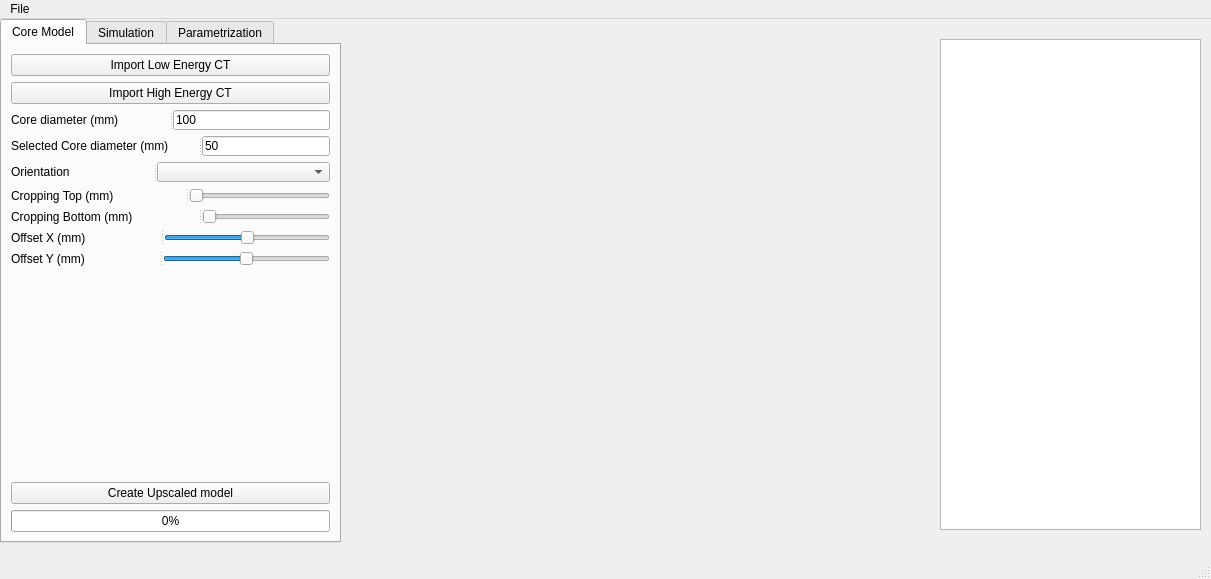
<?xml version="1.0" encoding="UTF-8"?>
<ui version="4.0">
 <class>MainWindow</class>
 <widget class="QMainWindow" name="MainWindow">
  <property name="geometry">
   <rect>
    <x>0</x>
    <y>0</y>
    <width>1211</width>
    <height>579</height>
   </rect>
  </property>
  <property name="windowTitle">
   <string>Julia</string>
  </property>
  <widget class="QWidget" name="centralwidget">
   <widget class="QTabWidget" name="tabWidget">
    <property name="geometry">
     <rect>
      <x>0</x>
      <y>0</y>
      <width>341</width>
      <height>524</height>
     </rect>
    </property>
    <property name="autoFillBackground">
     <bool>false</bool>
    </property>
    <property name="currentIndex">
     <number>0</number>
    </property>
    <widget class="QWidget" name="tab">
     <attribute name="title">
      <string>Core Model</string>
     </attribute>
     <layout class="QVBoxLayout" name="verticalLayout">
      <item>
       <widget class="QPushButton" name="pushButton_2">
        <property name="text">
         <string>Import Low Energy CT</string>
        </property>
       </widget>
      </item>
      <item>
       <widget class="QPushButton" name="pushButton">
        <property name="text">
         <string>Import High Energy CT</string>
        </property>
       </widget>
      </item>
      <item>
       <widget class="QSplitter" name="splitter">
        <property name="orientation">
         <enum>Qt::Horizontal</enum>
        </property>
        <widget class="QLabel" name="label">
         <property name="text">
          <string>Core diameter (mm)</string>
         </property>
        </widget>
        <widget class="QLineEdit" name="lineEdit">
         <property name="maximumSize">
          <size>
           <width>16777215</width>
           <height>20</height>
          </size>
         </property>
         <property name="text">
          <string>100</string>
         </property>
        </widget>
       </widget>
      </item>
      <item>
       <widget class="QSplitter" name="splitter_2">
        <property name="orientation">
         <enum>Qt::Horizontal</enum>
        </property>
        <widget class="QLabel" name="label_2">
         <property name="text">
          <string>Selected Core diameter (mm)</string>
         </property>
        </widget>
        <widget class="QLineEdit" name="lineEdit_2">
         <property name="maximumSize">
          <size>
           <width>16777215</width>
           <height>20</height>
          </size>
         </property>
         <property name="text">
          <string>50</string>
         </property>
        </widget>
       </widget>
      </item>
      <item>
       <widget class="QSplitter" name="splitter_7">
        <property name="orientation">
         <enum>Qt::Horizontal</enum>
        </property>
        <widget class="QLabel" name="label_8">
         <property name="text">
          <string>Orientation</string>
         </property>
        </widget>
        <widget class="QComboBox" name="comboBox">
         <property name="maximumSize">
          <size>
           <width>16777215</width>
           <height>20</height>
          </size>
         </property>
         <property name="editable">
          <bool>false</bool>
         </property>
        </widget>
       </widget>
      </item>
      <item>
       <widget class="QSplitter" name="splitter_3">
        <property name="orientation">
         <enum>Qt::Horizontal</enum>
        </property>
        <widget class="QLabel" name="label_4">
         <property name="text">
          <string>Cropping Top (mm)</string>
         </property>
        </widget>
        <widget class="QSlider" name="horizontalSlider">
         <property name="sizePolicy">
          <sizepolicy hsizetype="Expanding" vsizetype="Expanding">
           <horstretch>0</horstretch>
           <verstretch>0</verstretch>
          </sizepolicy>
         </property>
         <property name="minimumSize">
          <size>
           <width>0</width>
           <height>0</height>
          </size>
         </property>
         <property name="maximumSize">
          <size>
           <width>16777215</width>
           <height>20</height>
          </size>
         </property>
         <property name="maximum">
          <number>500</number>
         </property>
         <property name="orientation">
          <enum>Qt::Horizontal</enum>
         </property>
        </widget>
       </widget>
      </item>
      <item>
       <widget class="QSplitter" name="splitter_4">
        <property name="orientation">
         <enum>Qt::Horizontal</enum>
        </property>
        <widget class="QLabel" name="label_3">
         <property name="text">
          <string>Cropping Bottom (mm)</string>
         </property>
        </widget>
        <widget class="QSlider" name="horizontalSlider_2">
         <property name="sizePolicy">
          <sizepolicy hsizetype="Expanding" vsizetype="Fixed">
           <horstretch>0</horstretch>
           <verstretch>0</verstretch>
          </sizepolicy>
         </property>
         <property name="minimumSize">
          <size>
           <width>0</width>
           <height>0</height>
          </size>
         </property>
         <property name="maximumSize">
          <size>
           <width>16777215</width>
           <height>20</height>
          </size>
         </property>
         <property name="maximum">
          <number>500</number>
         </property>
         <property name="orientation">
          <enum>Qt::Horizontal</enum>
         </property>
        </widget>
       </widget>
      </item>
      <item>
       <widget class="QSplitter" name="splitter_5">
        <property name="orientation">
         <enum>Qt::Horizontal</enum>
        </property>
        <widget class="QLabel" name="label_5">
         <property name="text">
          <string>Offset X (mm)</string>
         </property>
        </widget>
        <widget class="QSlider" name="horizontalSlider_3">
         <property name="maximumSize">
          <size>
           <width>16777215</width>
           <height>20</height>
          </size>
         </property>
         <property name="minimum">
          <number>-50</number>
         </property>
         <property name="maximum">
          <number>50</number>
         </property>
         <property name="orientation">
          <enum>Qt::Horizontal</enum>
         </property>
        </widget>
       </widget>
      </item>
      <item>
       <widget class="QSplitter" name="splitter_6">
        <property name="orientation">
         <enum>Qt::Horizontal</enum>
        </property>
        <widget class="QLabel" name="label_6">
         <property name="text">
          <string>Offset Y (mm)</string>
         </property>
        </widget>
        <widget class="QSlider" name="horizontalSlider_4">
         <property name="maximumSize">
          <size>
           <width>16777215</width>
           <height>20</height>
          </size>
         </property>
         <property name="minimum">
          <number>-50</number>
         </property>
         <property name="maximum">
          <number>50</number>
         </property>
         <property name="orientation">
          <enum>Qt::Horizontal</enum>
         </property>
        </widget>
       </widget>
      </item>
      <item>
       <spacer name="verticalSpacer_2">
        <property name="orientation">
         <enum>Qt::Vertical</enum>
        </property>
        <property name="sizeHint" stdset="0">
         <size>
          <width>20</width>
          <height>40</height>
         </size>
        </property>
       </spacer>
      </item>
      <item>
       <widget class="QPushButton" name="pushButton_3">
        <property name="text">
         <string>Create Upscaled model</string>
        </property>
       </widget>
      </item>
      <item>
       <widget class="QProgressBar" name="progressBar">
        <property name="value">
         <number>0</number>
        </property>
       </widget>
      </item>
     </layout>
     <zorder>pushButton_2</zorder>
     <zorder>pushButton</zorder>
     <zorder>splitter</zorder>
     <zorder>splitter_2</zorder>
     <zorder>splitter_3</zorder>
     <zorder>splitter_4</zorder>
     <zorder>splitter_5</zorder>
     <zorder>splitter_6</zorder>
     <zorder>splitter_7</zorder>
     <zorder>progressBar</zorder>
     <zorder>pushButton_3</zorder>
     <zorder>verticalSpacer_2</zorder>
    </widget>
    <widget class="QWidget" name="tab_2">
     <attribute name="title">
      <string>Simulation</string>
     </attribute>
     <layout class="QVBoxLayout" name="verticalLayout_2">
      <item>
       <widget class="QSplitter" name="splitter_13">
        <property name="orientation">
         <enum>Qt::Horizontal</enum>
        </property>
        <widget class="QLabel" name="label_7">
         <property name="text">
          <string>Experiment type</string>
         </property>
        </widget>
        <widget class="QComboBox" name="comboBox_2">
         <property name="maximumSize">
          <size>
           <width>16777215</width>
           <height>20</height>
          </size>
         </property>
         <property name="currentIndex">
          <number>-1</number>
         </property>
        </widget>
       </widget>
      </item>
      <item>
       <widget class="QSplitter" name="splitter_14">
        <property name="orientation">
         <enum>Qt::Horizontal</enum>
        </property>
        <widget class="QLabel" name="label_9">
         <property name="text">
          <string>Number of cycles</string>
         </property>
        </widget>
        <widget class="QSpinBox" name="spinBox">
         <property name="maximumSize">
          <size>
           <width>50</width>
           <height>20</height>
          </size>
         </property>
         <property name="value">
          <number>10</number>
         </property>
        </widget>
       </widget>
      </item>
      <item>
       <widget class="QSplitter" name="splitter_15">
        <property name="orientation">
         <enum>Qt::Horizontal</enum>
        </property>
        <widget class="QLabel" name="label_10">
         <property name="text">
          <string>Cycle time</string>
         </property>
        </widget>
        <widget class="QSpinBox" name="spinBox_2">
         <property name="maximumSize">
          <size>
           <width>50</width>
           <height>20</height>
          </size>
         </property>
         <property name="maximum">
          <number>1000</number>
         </property>
         <property name="singleStep">
          <number>1</number>
         </property>
         <property name="value">
          <number>100</number>
         </property>
        </widget>
       </widget>
      </item>
      <item>
       <layout class="QGridLayout" name="gridLayout">
        <item row="0" column="1">
         <widget class="QLabel" name="label_12">
          <property name="text">
           <string>Oil</string>
          </property>
         </widget>
        </item>
        <item row="0" column="2">
         <widget class="QLabel" name="label_13">
          <property name="maximumSize">
           <size>
            <width>16777215</width>
            <height>16777215</height>
           </size>
          </property>
          <property name="text">
           <string>Water</string>
          </property>
         </widget>
        </item>
        <item row="1" column="0">
         <widget class="QLabel" name="label_14">
          <property name="text">
           <string>Density</string>
          </property>
         </widget>
        </item>
        <item row="1" column="1">
         <widget class="QLineEdit" name="lineEdit_3">
          <property name="maximumSize">
           <size>
            <width>100</width>
            <height>16777215</height>
           </size>
          </property>
          <property name="text">
           <string>780</string>
          </property>
         </widget>
        </item>
        <item row="1" column="2">
         <widget class="QLineEdit" name="lineEdit_4">
          <property name="maximumSize">
           <size>
            <width>100</width>
            <height>16777215</height>
           </size>
          </property>
          <property name="text">
           <string>1000</string>
          </property>
         </widget>
        </item>
        <item row="2" column="0">
         <widget class="QLabel" name="label_15">
          <property name="text">
           <string>Viscosity</string>
          </property>
         </widget>
        </item>
        <item row="2" column="1">
         <widget class="QLineEdit" name="lineEdit_5">
          <property name="maximumSize">
           <size>
            <width>100</width>
            <height>16777215</height>
           </size>
          </property>
          <property name="text">
           <string>1.2</string>
          </property>
         </widget>
        </item>
        <item row="2" column="2">
         <widget class="QLineEdit" name="lineEdit_6">
          <property name="maximumSize">
           <size>
            <width>100</width>
            <height>16777215</height>
           </size>
          </property>
          <property name="text">
           <string>0.36</string>
          </property>
         </widget>
        </item>
        <item row="3" column="0">
         <widget class="QLabel" name="label_16">
          <property name="text">
           <string>Comp</string>
          </property>
         </widget>
        </item>
        <item row="3" column="1">
         <widget class="QLineEdit" name="lineEdit_7">
          <property name="maximumSize">
           <size>
            <width>100</width>
            <height>16777215</height>
           </size>
          </property>
          <property name="text">
           <string>0</string>
          </property>
         </widget>
        </item>
        <item row="3" column="2">
         <widget class="QLineEdit" name="lineEdit_8">
          <property name="maximumSize">
           <size>
            <width>100</width>
            <height>16777215</height>
           </size>
          </property>
          <property name="text">
           <string>0</string>
          </property>
         </widget>
        </item>
       </layout>
      </item>
      <item>
       <widget class="QSplitter" name="splitter_11">
        <property name="orientation">
         <enum>Qt::Horizontal</enum>
        </property>
        <widget class="QLabel" name="label_11">
         <property name="text">
          <string>Swir</string>
         </property>
        </widget>
        <widget class="QLineEdit" name="lineEdit_9">
         <property name="maximumSize">
          <size>
           <width>50</width>
           <height>20</height>
          </size>
         </property>
         <property name="text">
          <string>0.3</string>
         </property>
        </widget>
       </widget>
      </item>
      <item>
       <widget class="QSplitter" name="splitter_12">
        <property name="orientation">
         <enum>Qt::Horizontal</enum>
        </property>
        <widget class="QLabel" name="label_17">
         <property name="text">
          <string>water rate</string>
         </property>
        </widget>
        <widget class="QLineEdit" name="lineEdit_10">
         <property name="maximumSize">
          <size>
           <width>50</width>
           <height>20</height>
          </size>
         </property>
         <property name="text">
          <string>12</string>
         </property>
        </widget>
       </widget>
      </item>
      <item>
       <spacer name="verticalSpacer">
        <property name="orientation">
         <enum>Qt::Vertical</enum>
        </property>
        <property name="sizeHint" stdset="0">
         <size>
          <width>20</width>
          <height>40</height>
         </size>
        </property>
       </spacer>
      </item>
      <item>
       <widget class="QPushButton" name="pushButton_4">
        <property name="text">
         <string>Run Simulation</string>
        </property>
       </widget>
      </item>
      <item>
       <widget class="QProgressBar" name="progressBar_2">
        <property name="value">
         <number>0</number>
        </property>
       </widget>
      </item>
     </layout>
    </widget>
    <widget class="QWidget" name="tab_3">
     <attribute name="title">
      <string>Parametrization</string>
     </attribute>
     <layout class="QVBoxLayout" name="verticalLayout_3">
      <item>
       <widget class="QLabel" name="label_18">
        <property name="minimumSize">
         <size>
          <width>100</width>
          <height>0</height>
         </size>
        </property>
        <property name="maximumSize">
         <size>
          <width>100</width>
          <height>16777215</height>
         </size>
        </property>
        <property name="font">
         <font>
          <weight>75</weight>
          <bold>true</bold>
         </font>
        </property>
        <property name="text">
         <string>Oil/Water</string>
        </property>
       </widget>
      </item>
      <item>
       <layout class="QGridLayout" name="gridLayout_2">
        <item row="0" column="0">
         <widget class="QLabel" name="label_19">
          <property name="minimumSize">
           <size>
            <width>50</width>
            <height>0</height>
           </size>
          </property>
          <property name="maximumSize">
           <size>
            <width>50</width>
            <height>16777215</height>
           </size>
          </property>
          <property name="text">
           <string>Lo</string>
          </property>
         </widget>
        </item>
        <item row="0" column="1">
         <widget class="QLineEdit" name="lineEdit_11">
          <property name="minimumSize">
           <size>
            <width>50</width>
            <height>0</height>
           </size>
          </property>
          <property name="maximumSize">
           <size>
            <width>50</width>
            <height>16777215</height>
           </size>
          </property>
          <property name="text">
           <string>1</string>
          </property>
         </widget>
        </item>
        <item row="0" column="2">
         <widget class="QLabel" name="label_24">
          <property name="text">
           <string>0</string>
          </property>
         </widget>
        </item>
        <item row="1" column="0">
         <widget class="QLabel" name="label_20">
          <property name="minimumSize">
           <size>
            <width>50</width>
            <height>0</height>
           </size>
          </property>
          <property name="maximumSize">
           <size>
            <width>50</width>
            <height>16777215</height>
           </size>
          </property>
          <property name="text">
           <string>Eo</string>
          </property>
         </widget>
        </item>
        <item row="1" column="1">
         <widget class="QLineEdit" name="lineEdit_12">
          <property name="minimumSize">
           <size>
            <width>50</width>
            <height>0</height>
           </size>
          </property>
          <property name="maximumSize">
           <size>
            <width>50</width>
            <height>16777215</height>
           </size>
          </property>
          <property name="text">
           <string>2</string>
          </property>
         </widget>
        </item>
        <item row="1" column="2">
         <widget class="QLabel" name="label_25">
          <property name="text">
           <string>0</string>
          </property>
         </widget>
        </item>
        <item row="2" column="0">
         <widget class="QLabel" name="label_21">
          <property name="minimumSize">
           <size>
            <width>50</width>
            <height>0</height>
           </size>
          </property>
          <property name="maximumSize">
           <size>
            <width>50</width>
            <height>16777215</height>
           </size>
          </property>
          <property name="text">
           <string>To</string>
          </property>
         </widget>
        </item>
        <item row="2" column="1">
         <widget class="QLineEdit" name="lineEdit_13">
          <property name="minimumSize">
           <size>
            <width>50</width>
            <height>0</height>
           </size>
          </property>
          <property name="maximumSize">
           <size>
            <width>50</width>
            <height>16777215</height>
           </size>
          </property>
          <property name="text">
           <string>2</string>
          </property>
         </widget>
        </item>
        <item row="2" column="2">
         <widget class="QLabel" name="label_26">
          <property name="text">
           <string>0</string>
          </property>
         </widget>
        </item>
        <item row="3" column="0">
         <widget class="QLabel" name="label_28">
          <property name="minimumSize">
           <size>
            <width>50</width>
            <height>0</height>
           </size>
          </property>
          <property name="maximumSize">
           <size>
            <width>50</width>
            <height>16777215</height>
           </size>
          </property>
          <property name="text">
           <string>Lw</string>
          </property>
         </widget>
        </item>
        <item row="3" column="1">
         <widget class="QLineEdit" name="lineEdit_16">
          <property name="minimumSize">
           <size>
            <width>50</width>
            <height>0</height>
           </size>
          </property>
          <property name="maximumSize">
           <size>
            <width>50</width>
            <height>16777215</height>
           </size>
          </property>
          <property name="text">
           <string>1</string>
          </property>
         </widget>
        </item>
        <item row="3" column="2">
         <widget class="QLabel" name="label_27">
          <property name="text">
           <string>0</string>
          </property>
         </widget>
        </item>
        <item row="4" column="0">
         <widget class="QLabel" name="label_23">
          <property name="minimumSize">
           <size>
            <width>50</width>
            <height>0</height>
           </size>
          </property>
          <property name="maximumSize">
           <size>
            <width>50</width>
            <height>16777215</height>
           </size>
          </property>
          <property name="text">
           <string>Ew</string>
          </property>
         </widget>
        </item>
        <item row="4" column="1">
         <widget class="QLineEdit" name="lineEdit_15">
          <property name="minimumSize">
           <size>
            <width>50</width>
            <height>0</height>
           </size>
          </property>
          <property name="maximumSize">
           <size>
            <width>50</width>
            <height>16777215</height>
           </size>
          </property>
          <property name="text">
           <string>2</string>
          </property>
         </widget>
        </item>
        <item row="4" column="2">
         <widget class="QLabel" name="label_30">
          <property name="text">
           <string>0</string>
          </property>
         </widget>
        </item>
        <item row="5" column="0">
         <widget class="QLabel" name="label_22">
          <property name="minimumSize">
           <size>
            <width>50</width>
            <height>0</height>
           </size>
          </property>
          <property name="maximumSize">
           <size>
            <width>50</width>
            <height>16777215</height>
           </size>
          </property>
          <property name="text">
           <string>Tw</string>
          </property>
         </widget>
        </item>
        <item row="5" column="1">
         <widget class="QLineEdit" name="lineEdit_14">
          <property name="minimumSize">
           <size>
            <width>50</width>
            <height>0</height>
           </size>
          </property>
          <property name="maximumSize">
           <size>
            <width>50</width>
            <height>16777215</height>
           </size>
          </property>
          <property name="text">
           <string>2</string>
          </property>
         </widget>
        </item>
        <item row="5" column="2">
         <widget class="QLabel" name="label_29">
          <property name="text">
           <string>0</string>
          </property>
         </widget>
        </item>
        <item row="6" column="0">
         <widget class="QLabel" name="label_31">
          <property name="minimumSize">
           <size>
            <width>50</width>
            <height>0</height>
           </size>
          </property>
          <property name="maximumSize">
           <size>
            <width>50</width>
            <height>16777215</height>
           </size>
          </property>
          <property name="text">
           <string>Sorw</string>
          </property>
         </widget>
        </item>
        <item row="6" column="1">
         <widget class="QLineEdit" name="lineEdit_17">
          <property name="minimumSize">
           <size>
            <width>50</width>
            <height>0</height>
           </size>
          </property>
          <property name="maximumSize">
           <size>
            <width>50</width>
            <height>16777215</height>
           </size>
          </property>
          <property name="text">
           <string>0.2</string>
          </property>
         </widget>
        </item>
        <item row="6" column="2">
         <widget class="QLabel" name="label_32">
          <property name="text">
           <string>0</string>
          </property>
         </widget>
        </item>
        <item row="7" column="0">
         <widget class="QLabel" name="label_33">
          <property name="minimumSize">
           <size>
            <width>50</width>
            <height>0</height>
           </size>
          </property>
          <property name="maximumSize">
           <size>
            <width>50</width>
            <height>16777215</height>
           </size>
          </property>
          <property name="text">
           <string>Krw</string>
          </property>
         </widget>
        </item>
        <item row="7" column="1">
         <widget class="QLineEdit" name="lineEdit_18">
          <property name="minimumSize">
           <size>
            <width>50</width>
            <height>0</height>
           </size>
          </property>
          <property name="maximumSize">
           <size>
            <width>50</width>
            <height>16777215</height>
           </size>
          </property>
          <property name="text">
           <string>0.8</string>
          </property>
         </widget>
        </item>
        <item row="7" column="2">
         <widget class="QLabel" name="label_34">
          <property name="text">
           <string>0</string>
          </property>
         </widget>
        </item>
       </layout>
      </item>
      <item>
       <widget class="QLabel" name="label_35">
        <property name="minimumSize">
         <size>
          <width>100</width>
          <height>0</height>
         </size>
        </property>
        <property name="maximumSize">
         <size>
          <width>100</width>
          <height>16777215</height>
         </size>
        </property>
        <property name="font">
         <font>
          <weight>75</weight>
          <bold>true</bold>
         </font>
        </property>
        <property name="text">
         <string>Historical data</string>
        </property>
       </widget>
      </item>
      <item>
       <widget class="QTextEdit" name="textEdit"/>
      </item>
      <item>
       <widget class="QPushButton" name="pushButton_5">
        <property name="text">
         <string>Fit</string>
        </property>
       </widget>
      </item>
      <item>
       <widget class="QProgressBar" name="progressBar_3">
        <property name="value">
         <number>24</number>
        </property>
       </widget>
      </item>
     </layout>
    </widget>
   </widget>
   <widget class="QWidget" name="widget" native="true">
    <property name="geometry">
     <rect>
      <x>350</x>
      <y>20</y>
      <width>581</width>
      <height>501</height>
     </rect>
    </property>
   </widget>
   <widget class="QTextEdit" name="textEdit_2">
    <property name="geometry">
     <rect>
      <x>940</x>
      <y>20</y>
      <width>261</width>
      <height>491</height>
     </rect>
    </property>
    <property name="readOnly">
     <bool>true</bool>
    </property>
   </widget>
  </widget>
  <widget class="QMenuBar" name="menubar">
   <property name="geometry">
    <rect>
     <x>0</x>
     <y>0</y>
     <width>1211</width>
     <height>26</height>
    </rect>
   </property>
   <widget class="QMenu" name="menuFile">
    <property name="title">
     <string>File</string>
    </property>
    <addaction name="actionOpen"/>
    <addaction name="actionSave"/>
    <addaction name="separator"/>
    <addaction name="actionExit"/>
   </widget>
   <addaction name="menuFile"/>
  </widget>
  <widget class="QStatusBar" name="statusbar"/>
  <action name="actionCreate_model">
   <property name="text">
    <string>Create model</string>
   </property>
  </action>
  <action name="actionSimulate_model">
   <property name="text">
    <string>Simulate model</string>
   </property>
  </action>
  <action name="actionOpen">
   <property name="text">
    <string>Open</string>
   </property>
  </action>
  <action name="actionSave">
   <property name="text">
    <string>Save</string>
   </property>
  </action>
  <action name="actionExit">
   <property name="text">
    <string>Exit</string>
   </property>
  </action>
 </widget>
 <resources/>
 <connections/>
</ui>
